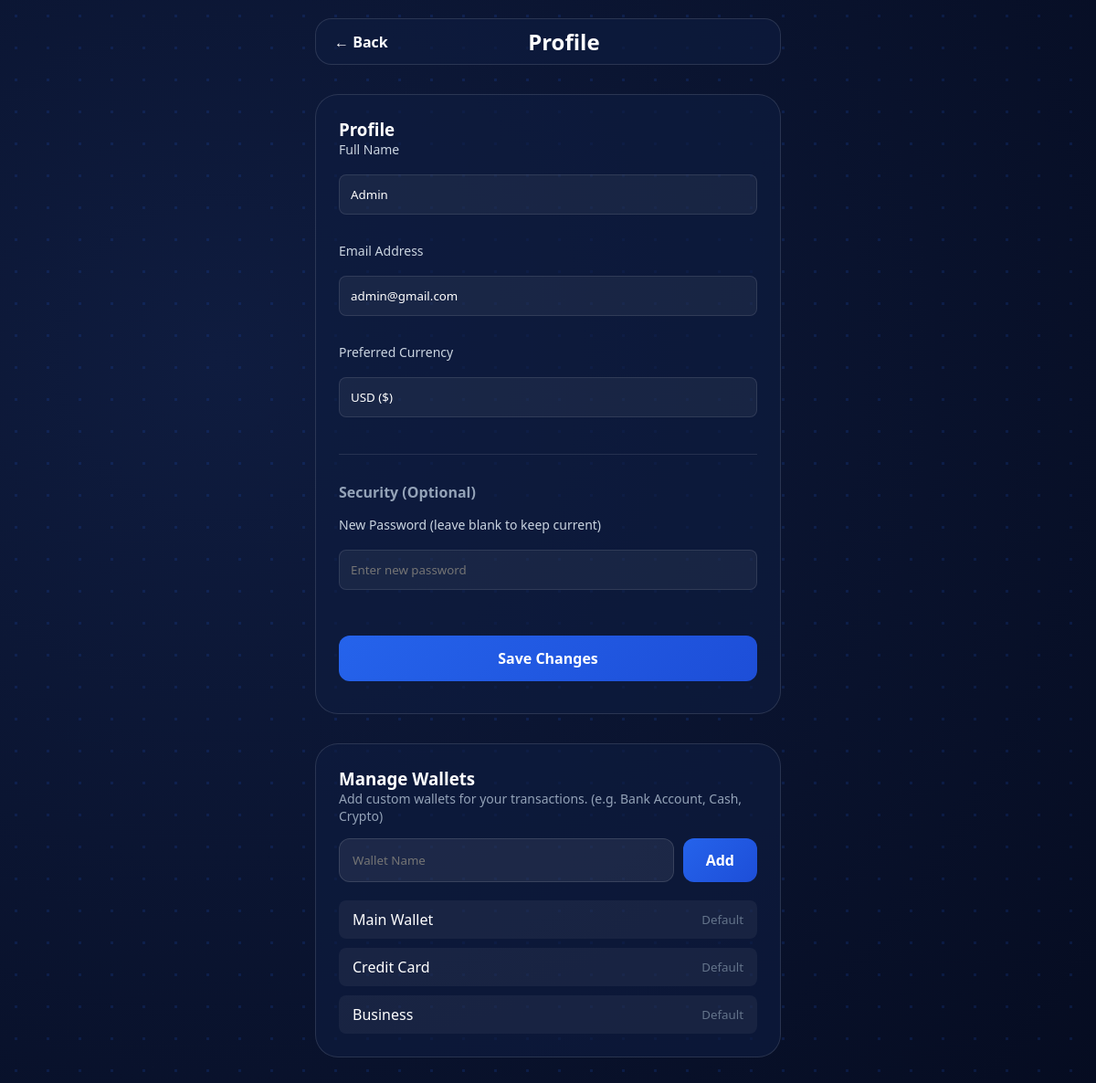
Screenshot of /profile.php (signed in) with the database file from the repository.
### tables this page shows
CREATE TABLE `users` (
  `id` int(11) NOT NULL,
  `name` varchar(100) NOT NULL,
  `email` varchar(150) NOT NULL,
  `password` varchar(255) NOT NULL,
  `role` enum('user','admin') DEFAULT 'user',
  `created_at` timestamp NOT NULL DEFAULT current_timestamp(),
  `preferred_currency` varchar(10) DEFAULT 'USD'
);

### lang/en.php (called while the page is built)
<?php
return [
    "welcome" => "Welcome",
    "logout" => "Logout",
    "total_balance" => "Total Balance",
    "income" => "Income",
    "expense" => "Expense",
    "recent_transactions" => "Recent Transactions",
    "add_transaction" => "Add Transaction",
    "amount" => "Amount",
    "description" => "Description",
    "profile" => "Profile",
    "print" => "Print Report",
    "stats" => "Statistics",
    "title_dashboard" => "Dashboard",
    "logo" => "My Finance",
    "add" => "Add",
    "home" => "Home",
    "income" => "income",
    "Expense" => "Expense",
    'email' => 'Email',
    'password' => 'Password',
    'login' => 'Login',
    'register' => 'Register',
    'name' => 'Full Name',
    'Money Tracking'=>'Money Tracking',
    'Manage your money smartly'=>'Manage your money smartly',
    'Income by Category'=>'Income by Category',
    'Expenses by Category'=>'Expenses by Category',
    'No expense categories yet'=>'No expense categories yet',
    'No income categories yet'=>'No income categories yet',
    'saving_goal' => 'Saving Goal',
    'enter_goal_amount' => 'Enter goal amount',
    'update_goal' => 'Update Goal',
    'save_goal' => 'Save Goal',
    'income_by_category' => 'Income by Category',
    'expenses_by_category' => 'Expenses by Category',
    'no_expense_categories' => 'No expense categories yet',
    'no_income_categories' => 'No income categories yet',
    'net_by_category' => 'Net by Category',
    'salary' => 'Salary',
    'food' => 'Food',
    'transport' => 'Transport',
    'utilities' => 'Utilities',
    'entertainment' => 'Entertainment',
    'other' => 'Other',
    'category' => 'Category',
    'edit_transaction' => 'Edit Transaction',
    'back' => 'Back',
    'goal_title_placeholder' => 'Goal Title (e.g. Vacation)',
    'my_goal' => 'My Goal',
    'days_left' => 'days left',
    'overdue' => 'Overdue',
    'delete_goal' => 'Delete Goal',
    'deadline_optional' => 'Deadline (Optional)',
    'wallet_main' => 'Main Wallet',
    'wallet_credit' => 'Credit Card',
    'wallet_business' => 'Business',
];

### public/profile.php (the view, shortened to what this page needs)
<?php
require_once "../config/database.php";
$user_id = $_SESSION["user_id"];
$current_lang = $_SESSION['lang'] ?? 'en';
$lang = require "../lang/" . $current_lang . ".php";
$dir = ($current_lang == "ar") ? "rtl" : "ltr";
try {
    $pdo->exec("CREATE TABLE IF NOT EXISTS user_wallets (id INT AUTO_INCREMENT PRIMARY KEY, user_id INT, name VARCHAR(100))");
} catch (PDOException $e) {}
$stmt = $pdo->prepare("SELECT name, email, preferred_currency FROM users WHERE id=?");
$stmt->execute([$user_id]);
$user = $stmt->fetch(PDO::FETCH_ASSOC);
$userName = $user['name'];
$userEmail = $user['email'];
$userCurrency = $user['preferred_currency'] ?: 'USD';
?>
<!DOCTYPE html>
<html lang="<?= $current_lang ?>" dir="<?= $dir ?>">
<head>
    <link rel="stylesheet" href="assets/css/style.css">
</head>
<body>
    <div class="app-container">
        <div class="top-bar">
            <a href="dashboard.php" style="text-decoration:none; color:inherit; font-weight:bold;">
                ← <?= $lang['back'] ?? 'Back' ?>
            </a>
            <h2><?= $lang['profile'] ?? 'Profile' ?></h2>
        </div>
        <div class="wide-card" style="margin-top: 2rem;">
            <h3><?= $lang['profile'] ?? 'Profile Settings' ?></h3>
            <form method="POST">
                <div class="form-group">
                    <label>Full Name</label>
                    <input type="text" name="name" value="<?= htmlspecialchars($userName) ?>" required>
                </div>
                <div class="form-group">
                    <label>Email Address</label>
                    <input type="email" name="email" value="<?= htmlspecialchars($userEmail) ?>" required>
                </div>
                <div class="form-group">
                    <label>Preferred Currency</label>
                    <select name="currency">
                        <option value="USD" <?= $userCurrency == "USD" ? "selected" : "" ?>>USD ($)</option>
                    </select>
                </div>
                <hr style="border: 0; border-top: 1px solid rgba(255,255,255,0.1); margin: 30px 0;">
                <h4 style="margin-bottom: 15px; color:#94a3b8;">Security (Optional)</h4>
                <div class="form-group">
                    <label>New Password (leave blank to keep current)</label>
                    <input type="password" name="new_password" placeholder="Enter new password">
                </div>
                <button type="submit" class="main-btn" style="margin-top: 20px;">Save Changes</button>
            </form>
        </div>
        <div class="wide-card" style="margin-top: 2rem;">
            <h3>Manage Wallets</h3>
            <p style="color:#94a3b8; font-size:14px; margin-bottom:15px;">Add custom wallets for your transactions. (e.g. Bank Account, Cash, Crypto)</p>
            <form method="POST" style="margin-bottom:20px; display:flex; gap:10px;">
                <input type="text" name="add_wallet" placeholder="Wallet Name" required style="margin:0;">
                <button type="submit" class="main-btn" style="width:auto; margin:0; padding:12px 25px;">Add</button>
            </form>
            <div style="display:flex; flex-direction:column; gap:10px;">
                <div style="display:flex; justify-content:space-between; align-items:center; background:rgba(255,255,255,0.05); padding:10px 15px; border-radius:8px;">
                    <span><?= $lang['wallet_main'] ?? 'Main Wallet' ?></span>
                    <small style="color:#64748b;">Default</small>
                </div>
                <div style="display:flex; justify-content:space-between; align-items:center; background:rgba(255,255,255,0.05); padding:10px 15px; border-radius:8px;">
                    <span><?= $lang['wallet_credit'] ?? 'Credit Card' ?></span>
                    <small style="color:#64748b;">Default</small>
                </div>
                <div style="display:flex; justify-content:space-between; align-items:center; background:rgba(255,255,255,0.05); padding:10px 15px; border-radius:8px;">
                    <span><?= $lang['wallet_business'] ?? 'Business' ?></span>
                    <small style="color:#64748b;">Default</small>
                </div>
            </div>
        </div>
    </div>
</body>
</html>

### public/assets/css/style.css (style rules this page uses)
:root { color-scheme: dark; --bg-dark: #050b1f; --glass-bg: rgba(15, 28, 63, 0.65); --glass-border: rgba(255, 255, 255, 0.12); --primary-blue: #2563eb; --accent-glow: rgba(37, 99, 235, 0.4); --income-color: #00d285; --expense-color: #ff5e5e; --text-white: #ffffff; --text-dim: rgba(255, 255, 255, 0.6); }
* { margin: 0; padding: 0; box-sizing: border-box; font-family: 'Segoe UI', Roboto, sans-serif; transition: all 0.3s ease; }
body { background: radial-gradient(circle at 20% 30%, #0f1c3f, #050b1f); color: var(--text-white); min-height: 100vh; padding-bottom: 110px; position: relative; overflow-x: hidden; }
body::before { content: ""; position: fixed; inset: 0; background-image: radial-gradient(rgba(37, 99, 235, 0.15) 1.5px, transparent 1.5px); background-size: 35px 35px; z-index: -1; }
.app-container { max-width: 550px; margin: 0 auto; padding: 20px; }
.top-bar { display: flex; justify-content: space-between; align-items: center; padding: 18px; margin-bottom: 25px; background: var(--glass-bg); border-radius: 18px; border: 1px solid var(--glass-border); position: relative; overflow: visible; }
.app-container { overflow: visible; }
.wide-card { background: var(--glass-bg); padding: 25px; border-radius: 25px; border: 1px solid var(--glass-border); margin-bottom: 20px; }
input, select, button { width: 100%; padding: 14px; margin: 10px 0; border-radius: 12px; border: 1px solid var(--glass-border); background: rgba(255, 255, 255, 0.07); color: white; outline: none; }
select { appearance: none; -webkit-appearance: none; -moz-appearance: none; background-repeat: no-repeat; background-position: right 15px center; background-size: 15px; padding-right: 40px; }
select option, datalist option { background-color: #050b1f !important; color: #ffffff !important; }
.main-btn { background: linear-gradient(135deg, var(--primary-blue), #1d4ed8); font-weight: bold; cursor: pointer; border: none; font-size: 16px; }
.top-bar { display: flex; justify-content: space-between; align-items: center; padding: 8px 20px; margin-bottom: 25px; background: var(--glass-bg); border-radius: 18px; border: 1px solid var(--glass-border); }

### public/profile.php (style rules this page uses)
.form-group { margin-bottom: 20px; }
.form-group label { display: block; margin-bottom: 8px; color: #cbd5e1; font-size: 14px; }
.form-group input, .form-group select { width: 100%; padding: 12px; border-radius: 8px; background: rgba(255,255,255,0.05); border: 1px solid rgba(255,255,255,0.1); color: #fff; }

### rows the page displays
users: name "Admin", email "admin@gmail.com", currency "USD ($)"

### other values shown
$lang['back'] "Back"
$lang['profile'] "Profile"
$lang['wallet_main'] "Main Wallet"
$lang['wallet_credit'] "Credit Card"
$lang['wallet_business'] "Business"
